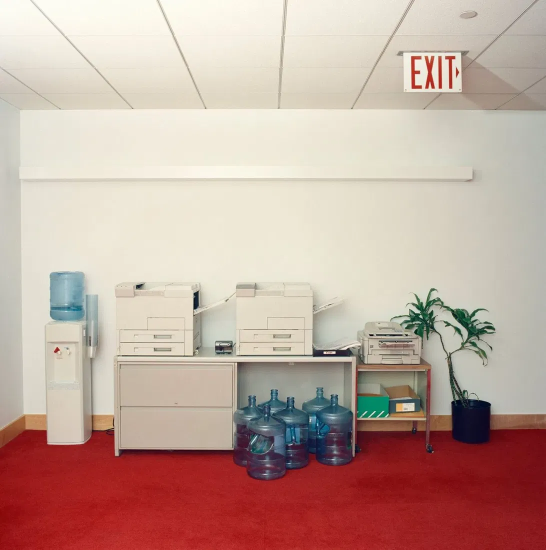
#> input picture lines.png, 1092 x 1099 px (shown at 1/2 size)
$ python q18.py
#> lines starting #> are read from the running program, lines starting #| are printed output that depends on the picture; after the words box and inside, x2 and y2 are one past the last pixel; in counts of white or black regions, pixels touching at a corner belong together
### helper.py
import cv2
import numpy as np
import matplotlib.pyplot as plt

IMG_PATH = "general.png"

# [5 lines left out: function load_gray, not called in this run]


def load_color(path=IMG_PATH):
#> called with path = 'lines.png'
    img = cv2.imread(path, cv2.IMREAD_COLOR)
#> img is the input picture: shape (1099, 1092, 3); mean B, G, R 156.1, 166.5, 194.2
    if img is None:
        raise FileNotFoundError(f"Cannot read '{path}'")
    return img


def to_u8(a):
    a = np.asarray(a, dtype=np.float64)
    return np.uint8(255 * (a - a.min()) / (a.max() - a.min() + 1e-12))


# [20 lines left out: functions show, dist_grid, not called in this run]


def gaussian_lp(shape, d0):
    return np.exp(-dist_grid(shape) ** 2 / (2 * d0 ** 2))


def butterworth_lp(shape, d0, n=2):
    return 1.0 / (1.0 + (dist_grid(shape) / d0) ** (2 * n))


def apply_filter(img, H):
    F = np.fft.fftshift(np.fft.fft2(img.astype(np.float64)))
    return np.real(np.fft.ifft2(np.fft.ifftshift(F * H)))

### q18.py
import cv2
import numpy as np
import matplotlib.pyplot as plt
from helper import load_color

img = load_color("lines.png")
scale = 800 / max(img.shape[:2])
#> scale = 0.728
if scale < 1:
    img = cv2.resize(img, None, fx=scale, fy=scale, interpolation=cv2.INTER_AREA)
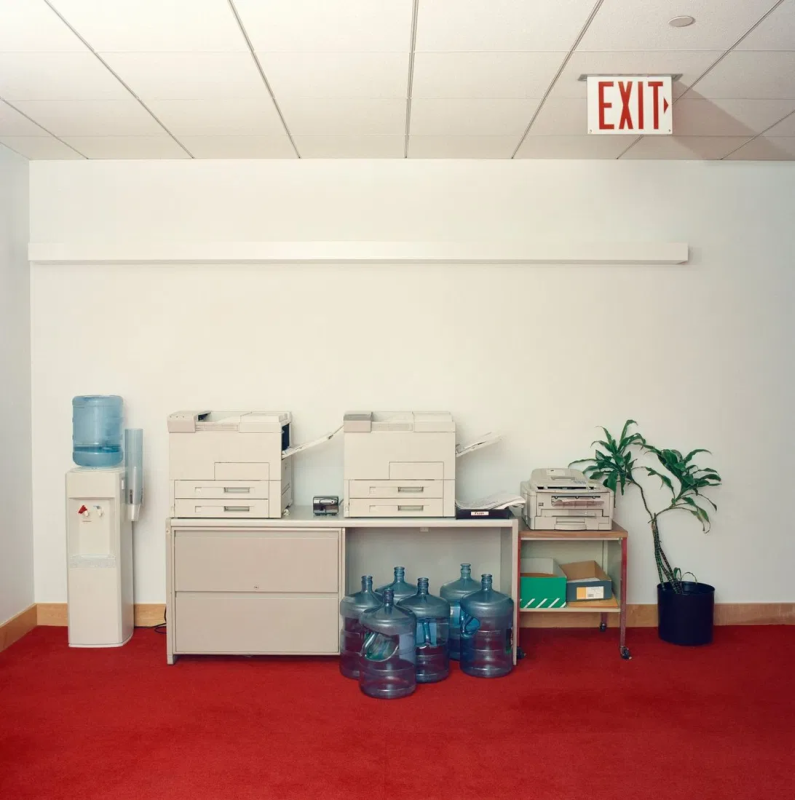
#> img: shape (800, 795, 3); mean B, G, R 156.1, 166.5, 194.2

gray = cv2.cvtColor(img, cv2.COLOR_BGR2GRAY)
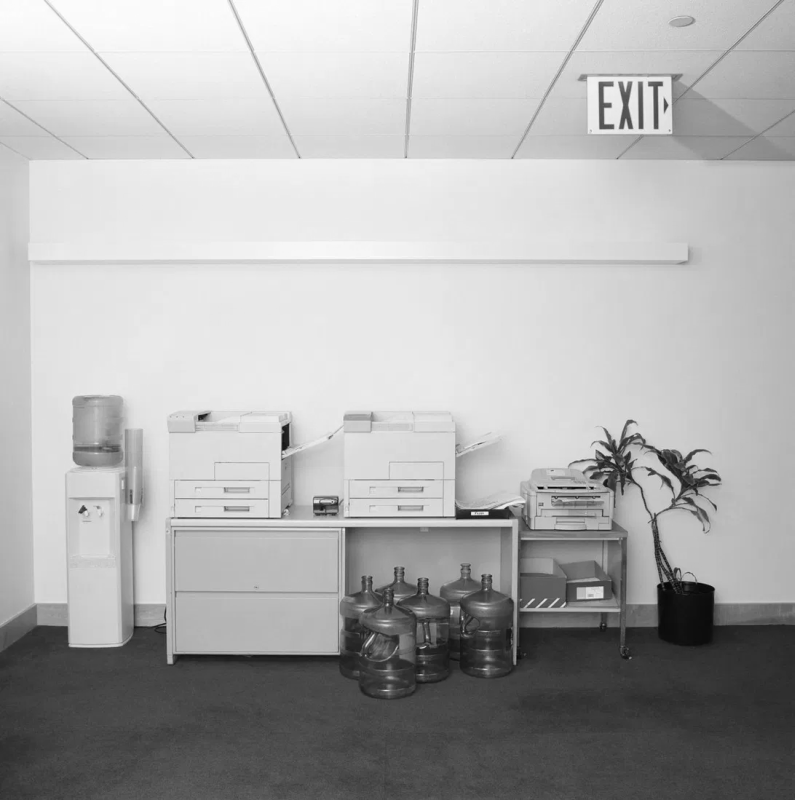
#> gray: shape (800, 795); min 6, max 253, mean 173.5
edges = cv2.Canny(cv2.GaussianBlur(gray, (5, 5), 0), 50, 150)
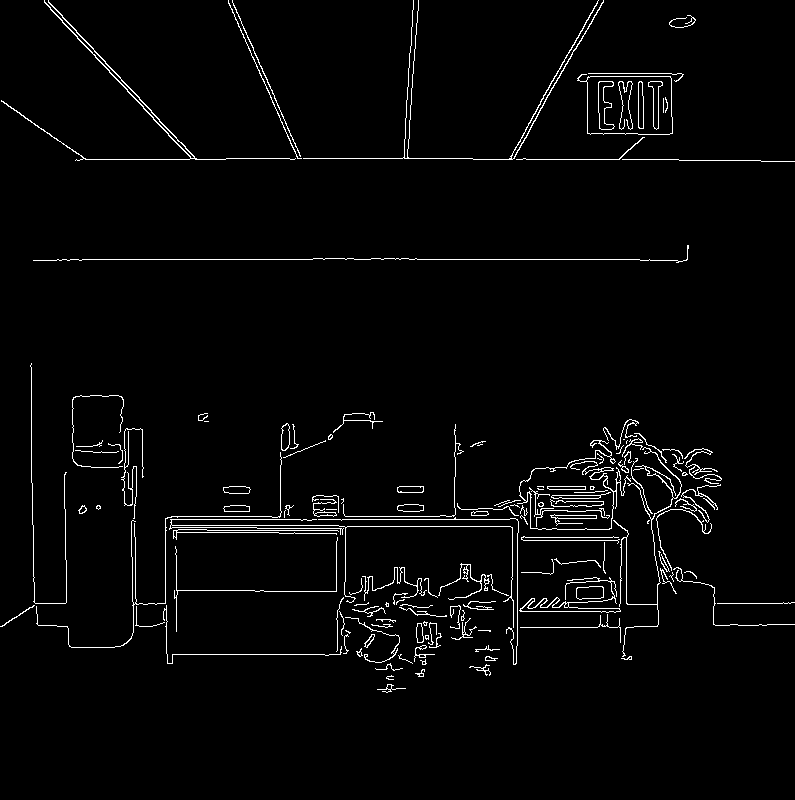
#> edges: shape (800, 795); 2.6% white in thin lines or dots, all inside (x1, y1, x2, y2) = (0, 0, 795, 693)

H, W = edges.shape
#> H = 800; W = 795
diag = int(np.ceil(np.hypot(H, W)))
#> diag = 1128
thetas = np.deg2rad(np.arange(-90, 90))
ys, xs = np.nonzero(edges)
#> ys = 16651 values from 0 to 692; xs = 16651 values, max 794 at index 3755, min 0 at index 15120, mean 426

# rho = x*cos(theta) + y*sin(theta) for every edge pixel and every theta at once
rho_idx = np.rint(np.outer(xs, np.cos(thetas)) + np.outer(ys, np.sin(thetas))).astype(int) + diag
acc = np.stack(
    [np.bincount(rho_idx[:, t], minlength=2 * diag + 1) for t in range(len(thetas))], axis=1
).astype(np.float32)
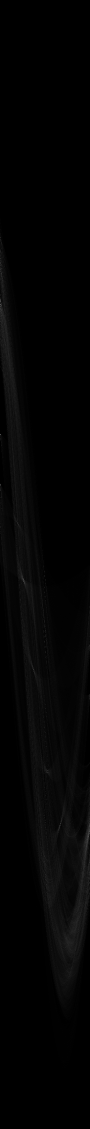
#> acc: shape (2257, 180) float32 (shown at 1/2 size); min 0, max 506, mean 7.4; drawn with min black and max white

# Non-maximum suppression: keep a cell only if it is the max in its 21x21 neighbourhood
local_max = cv2.dilate(acc, np.ones((21, 21), np.uint8))
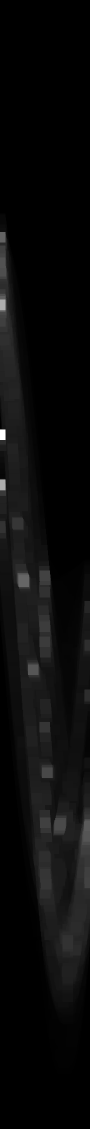
#> local_max: shape (2257, 180) float32 (shown at 1/2 size); min 0, max 506, mean 21.1; drawn with min black and max white
peaks = np.argwhere((acc == local_max) & (acc >= 0.6 * acc.max()))
#> peaks = [[609, 0], [869, 0], [969, 0]]
peaks = peaks[np.argsort(-acc[peaks[:, 0], peaks[:, 1]])][:10]
#> peaks = [[869, 0], [609, 0], [969, 0]]

out = img.copy()
L = 2 * diag
#> L = 2256
for r_i, t_i in peaks:
    rho, th = r_i - diag, thetas[t_i]
    a, b = np.cos(th), np.sin(th)
    x0, y0 = a * rho, b * rho
    p1 = (int(x0 - L * b), int(y0 + L * a))
    p2 = (int(x0 + L * b), int(y0 - L * a))
    cv2.line(out, p1, p2, (0, 0, 255), 2)
#> this loop made 3 passes
#> (r_i, rho, x0, y0, p1, p2) on passes 1 to 3: (869, -259, -1.59e-14, 259, (2256, 259), (-2256, 258)), (609, -519, -3.18e-14, 519, (2256, 519), (-2256, 518)), (969, -159, -9.74e-15, 159, (2256, 159), (-2256, 158))
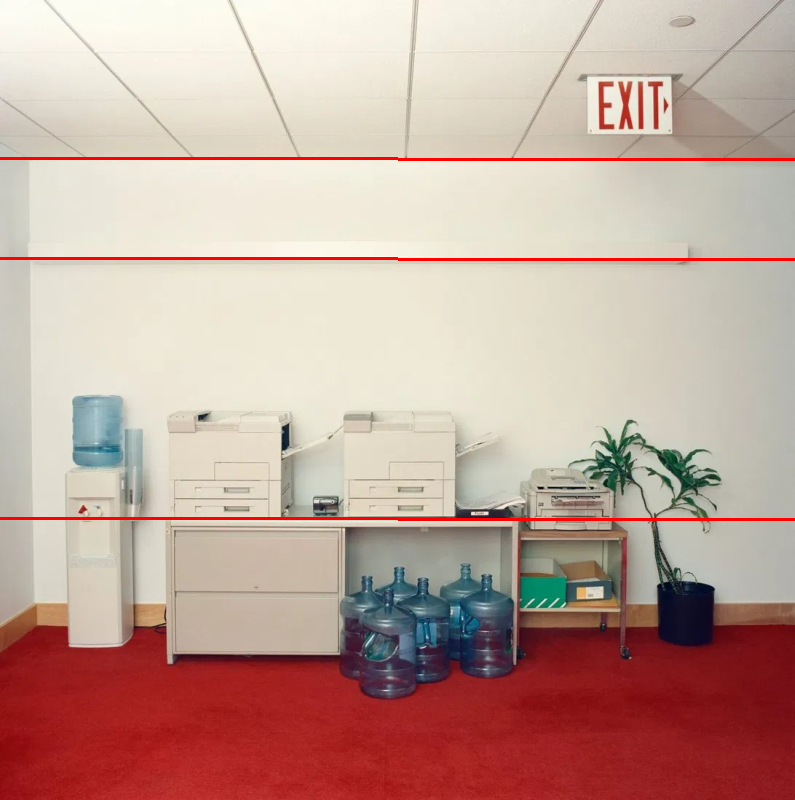
#> out: shape (800, 795, 3); 1.12% of pixels changed, all inside (x1, y1, x2, y2) = (0, 157, 795, 521)

fig, axes = plt.subplots(1, 3, figsize=(16, 5))
axes[0].imshow(edges, cmap="gray")
axes[0].set_title("Canny edges")
axes[1].imshow(acc, cmap="hot", aspect="auto", extent=[-90, 90, diag, -diag])
axes[1].set_title("Hough accumulator (θ vs ρ)")
axes[1].set_xlabel("θ (deg)")
axes[1].set_ylabel("ρ (px)")
axes[2].imshow(cv2.cvtColor(out, cv2.COLOR_BGR2RGB))
axes[2].set_title(f"Detected lines ({len(peaks)})")
for ax in (axes[0], axes[2]):
    ax.axis("off")
plt.tight_layout()
plt.show()
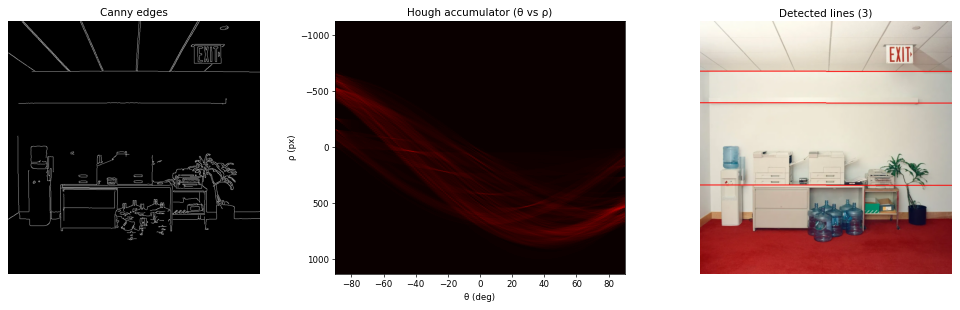
#> figure drawn by matplotlib, 3 panels
